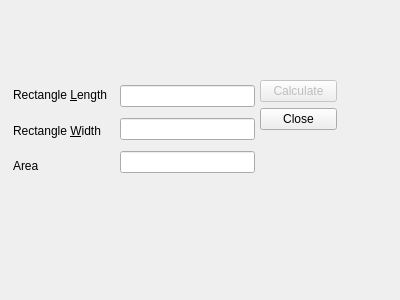
<?xml version="1.0" encoding="UTF-8"?>
<ui version="4.0">
 <class>RectangleDialog</class>
 <widget class="QWidget" name="RectangleDialog">
  <property name="geometry">
   <rect>
    <x>0</x>
    <y>0</y>
    <width>400</width>
    <height>300</height>
   </rect>
  </property>
  <property name="windowTitle">
   <string>Calculate the area of Rectangle</string>
  </property>
  <widget class="QWidget" name="">
   <property name="geometry">
    <rect>
     <x>13</x>
     <y>80</y>
     <width>104</width>
     <height>101</height>
    </rect>
   </property>
   <layout class="QVBoxLayout" name="verticalLayout">
    <item>
     <widget class="QLabel" name="label">
      <property name="text">
       <string>Rectangle &amp;Length</string>
      </property>
      <property name="buddy">
       <cstring>lengthEdit</cstring>
      </property>
     </widget>
    </item>
    <item>
     <widget class="QLabel" name="label_2">
      <property name="text">
       <string>Rectangle &amp;Width</string>
      </property>
      <property name="buddy">
       <cstring>widthEdit</cstring>
      </property>
     </widget>
    </item>
    <item>
     <widget class="QLabel" name="label_3">
      <property name="text">
       <string>Area</string>
      </property>
     </widget>
    </item>
   </layout>
  </widget>
  <widget class="QWidget" name="">
   <property name="geometry">
    <rect>
     <x>120</x>
     <y>80</y>
     <width>135</width>
     <height>101</height>
    </rect>
   </property>
   <layout class="QVBoxLayout" name="verticalLayout_2">
    <item>
     <widget class="QLineEdit" name="lengthEdit"/>
    </item>
    <item>
     <widget class="QLineEdit" name="widthEdit"/>
    </item>
    <item>
     <widget class="QLineEdit" name="rectangleAreaEdit"/>
    </item>
   </layout>
  </widget>
  <widget class="QWidget" name="">
   <property name="geometry">
    <rect>
     <x>260</x>
     <y>80</y>
     <width>77</width>
     <height>100</height>
    </rect>
   </property>
   <layout class="QVBoxLayout" name="verticalLayout_3">
    <item>
     <widget class="QPushButton" name="calculateButton">
      <property name="enabled">
       <bool>false</bool>
      </property>
      <property name="text">
       <string>Calculate</string>
      </property>
      <property name="default">
       <bool>true</bool>
      </property>
     </widget>
    </item>
    <item>
     <widget class="QPushButton" name="closeButton">
      <property name="text">
       <string>Close</string>
      </property>
     </widget>
    </item>
    <item>
     <spacer name="verticalSpacer">
      <property name="orientation">
       <enum>Qt::Vertical</enum>
      </property>
      <property name="sizeHint" stdset="0">
       <size>
        <width>20</width>
        <height>40</height>
       </size>
      </property>
     </spacer>
    </item>
   </layout>
  </widget>
 </widget>
 <tabstops>
  <tabstop>lengthEdit</tabstop>
  <tabstop>widthEdit</tabstop>
  <tabstop>rectangleAreaEdit</tabstop>
  <tabstop>calculateButton</tabstop>
  <tabstop>closeButton</tabstop>
 </tabstops>
 <resources/>
 <connections/>
</ui>
